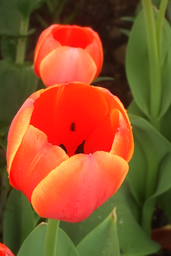
#> input picture tulips.bmp, 171 x 256 px, shrunk from 800 x 1200 before the run
$ python MGIF.py
#> lines starting #> are read from the running program, lines starting #| are printed output that depends on the picture
import cv2
import numpy as np
import scipy as sp
import scipy.ndimage
from PIL import Image
from skimage.morphology import disk

# [28 lines left out: function local_mean, not called in this run]
def box(img, r):
    """ O(1) box filter
        img - >= 2d image
        r   - radius of box filter
    """
    (rows, cols) = img.shape[:2]
    imDst = np.zeros_like(img)

    tile = [1] * img.ndim   #[1,1,..,1] hai chieu thi img.ndim la 2 = [1,1]

    tile[0] = r
    # print("img",img)
    imCum = np.cumsum(img, 0)   #1200,800
    imDst[0:r+1, :, ...] = imCum[r:2*r+1, :, ...]
    imDst[r+1:rows-r, :, ...] = imCum[2*r+1:rows, :, ...] - imCum[0:rows-2*r-1, :, ...]
    imDst[rows-r:rows, :, ...] = np.tile(imCum[rows-1:rows, :, ...], tile) - imCum[rows-2*r-1:rows-r-1, :, ...]

    tile = [1] * img.ndim
    tile[1] = r
    imCum = np.cumsum(imDst, 1)
    imDst[:, 0:r+1, ...] = imCum[:, r:2*r+1, ...]
    imDst[:, r+1:cols-r, ...] = imCum[:, 2*r+1 : cols, ...] - imCum[:, 0 : cols-2*r-1, ...]
    imDst[:, cols-r: cols, ...] = np.tile(imCum[:, cols-1:cols, ...], tile) - imCum[:, cols-2*r-1 : cols-r-1, ...]

    return imDst

def _gf_color(I, p, r, eps, s=None):
    """ Color guided filter
    I - guide image (rgb)
    p - filtering input (single channel)
    r - window radius
    eps - regularization (roughly, variance of non-edge noise)
    s - subsampling factor for fast guided filter
    """
    fullI = I
    fullP = p
    if s is not None:
        I = sp.ndimage.zoom(fullI, [1/s, 1/s, 1], order=1)
        p = sp.ndimage.zoom(fullP, [1/s, 1/s], order=1)
        r = round(r / s)

    h, w = p.shape[:2]
    N = box(np.ones((h, w)), r)
    # print(N)


    mI_r = box(I[:,:,0], r) / N
    mI_g = box(I[:,:,1], r) / N
    mI_b = box(I[:,:,2], r) / N

    mP = box(p, r) / N

    # mean of I * p
    mIp_r = box(I[:,:,0]*p, r) / N
    mIp_g = box(I[:,:,1]*p, r) / N
    mIp_b = box(I[:,:,2]*p, r) / N

    # per-patch covariance of (I, p)
    covIp_r = mIp_r - mI_r * mP
    covIp_g = mIp_g - mI_g * mP
    covIp_b = mIp_b - mI_b * mP

    # symmetric covariance matrix of I in each patch:
    #       rr rg rb
    #       rg gg gb
    #       rb gb bb
    var_I_rr = box(I[:,:,0] * I[:,:,0], r) / N - mI_r * mI_r;
    var_I_rg = box(I[:,:,0] * I[:,:,1], r) / N - mI_r * mI_g;
    var_I_rb = box(I[:,:,0] * I[:,:,2], r) / N - mI_r * mI_b;

    var_I_gg = box(I[:,:,1] * I[:,:,1], r) / N - mI_g * mI_g;
    var_I_gb = box(I[:,:,1] * I[:,:,2], r) / N - mI_g * mI_b;

    var_I_bb = box(I[:,:,2] * I[:,:,2], r) / N - mI_b * mI_b;

    a = np.zeros((h, w, 3))
    for i in range(h):
        for j in range(w):
            sig = np.array([
                [var_I_rr[i,j], var_I_rg[i,j], var_I_rb[i,j]],
                [var_I_rg[i,j], var_I_gg[i,j], var_I_gb[i,j]],
                [var_I_rb[i,j], var_I_gb[i,j], var_I_bb[i,j]]
            ])
            covIp = np.array([covIp_r[i,j], covIp_g[i,j], covIp_b[i,j]])
            a[i,j,:] = np.linalg.solve(sig + eps * np.eye(3), covIp)
    print('a...',a[:,:,1])
    b = mP - a[:,:,0] * mI_r - a[:,:,1] * mI_g - a[:,:,2] * mI_b
    print('mP...',mP)

    meanA = box(a, r) / N[...,np.newaxis]
    print('hello',meanA[:,:,0])
    meanB = box(b, r) / N
    print('b...',meanB)

    # if s is not None:
    #     meanA = sp.ndimage.zoom(meanA, [s, s, 1], order=1)
    #     meanB = sp.ndimage.zoom(meanB, [s, s], order=1)

    q = np.sum(meanA * fullI, axis=2) + meanB
    print('npsss',np.sum(meanA * fullI, axis=2))
    print ('q..',q)

    return q


# [44 lines left out: function _gf_gray, not called in this run]


def _gf_colorgray(I, p, r, eps, s=None):
    """ automatically choose color or gray guided filter based on I's shape """
    if I.ndim == 2 or I.shape[2] == 1:
        print('hello')
        return _gf_gray(I, p, r, eps, s)
    elif I.ndim == 3 and I.shape[2] == 3:
        return _gf_color(I, p, r, eps, s)
    else:
        print("Invalid guide dimensions:", I.shape)


def guided_filter(I, p, r, eps, s=None):
    """ run a guided filter per-channel on filtering input p
        I - guide image (1 or 3 channel)
        p - filter input (n channel)
        r - window raidus
        eps - regularization (roughly, allowable variance of non-edge noise)
        s - subsampling factor for fast guided filter
    """
    # print("p...",p)
    if p.ndim == 2:
        p3 = p[:,:,np.newaxis]   #(h,w,1)
    out = np.zeros_like(p3)
    # print(p3[:,:,0])
    for ch in range(p3.shape[2]):
        # print(ch)
        out[:,:,ch] = _gf_colorgray(I, p3[:,:,ch], r, eps, s)
    return np.squeeze(out) if p.ndim == 2 else out  #//squeeze de xoa 1 (h,w,10 => (h,w)


def test_gf():
    import imageio
    import cv2
    # cat = imageio.imread('cat.bmp').astype(np.float32) / 255
    # print(tulips[:,:,0])

    r = 8
    eps = 0.05

    # [10 lines of commented-out code are left out]

    tulips = cv2.imread('tulips.bmp').astype(np.float32) / 255
    tulips_smoothed = np.zeros_like(tulips)
    for i in range(3):
        tulips_smoothed[:, :, i] = guided_filter(tulips, tulips[:, :, i], r, eps)
#> this loop made 3 passes
#> (printed output is left out)
#> pass 1, in guided_filter, `p3 = p[:,:,np.newaxis]`:
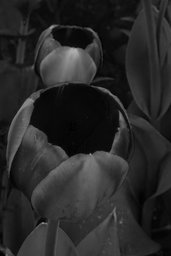
#> p3: shape (256, 171, 1) float32; min 0.00392, max 0.686, mean 0.159
#> pass 1, in box (call 2), `imCum = np.cumsum(img, 0)`:
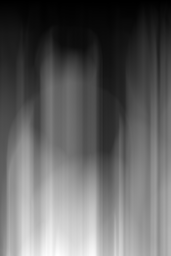
#> imCum: shape (256, 171) float32; min 0.0314, max 50.19, mean 19.2; drawn with min black and max white
#> pass 1, in box (call 2), `imCum = np.cumsum(imDst, 1)`:
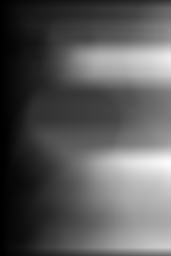
#> imCum: shape (256, 171) float32; min 0.91, max 676.4, mean 237.9; drawn with min black and max white
#> pass 1, in _gf_color, `mI_r = box(I[:,:,0], r) / N`:
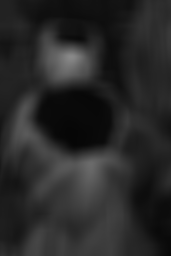
#> mI_r: shape (256, 171) float64; min 0.0256, max 0.539, mean 0.159
#> after the loop:
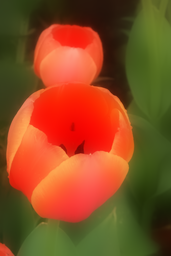
#> tulips_smoothed: shape (256, 171, 3) float32; mean B, G, R 0.159, 0.32, 0.561; drawn with min black and max white
    print(tulips_smoothed)
    print((tulips_smoothed * 255).astype(np.uint8))
    tulips_smoothed = cv2.cvtColor(tulips_smoothed, cv2.COLOR_BGR2RGB)
    pil_img = Image.fromarray((tulips_smoothed * 255).astype(np.uint8))
    pil_img.save('tulips_smoothed2.png')
    # imageio.imwrite('tulips_smoothed1.png', tulips_smoothed)
test_gf();

# [8 lines of commented-out code are left out]

$ run again, with cat.bmp copied over tulips.bmp
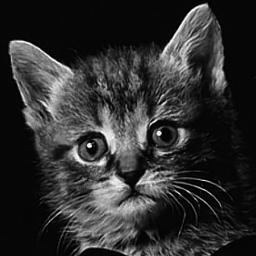
#> input picture cat.bmp, 256 x 256 px, shrunk from 276 x 276 before the run
#> the loop in test_gf, `for i in range(3):` made 3 passes
#> (printed output is left out)
#> pass 1, in box (call 2), `imCum = np.cumsum(imDst, 1)`:
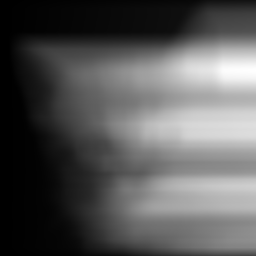
#> imCum: shape (256, 256) float32; min 0.204, max 1228.8, mean 425.7; drawn with min black and max white
#> after the loop in test_gf, `for i in range(3):`:
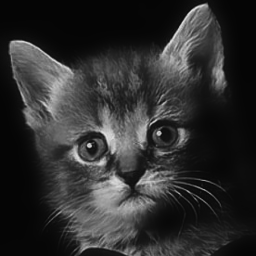
#> tulips_smoothed: shape (256, 256, 3) float32; min 0.0219, max 0.879, mean 0.184
